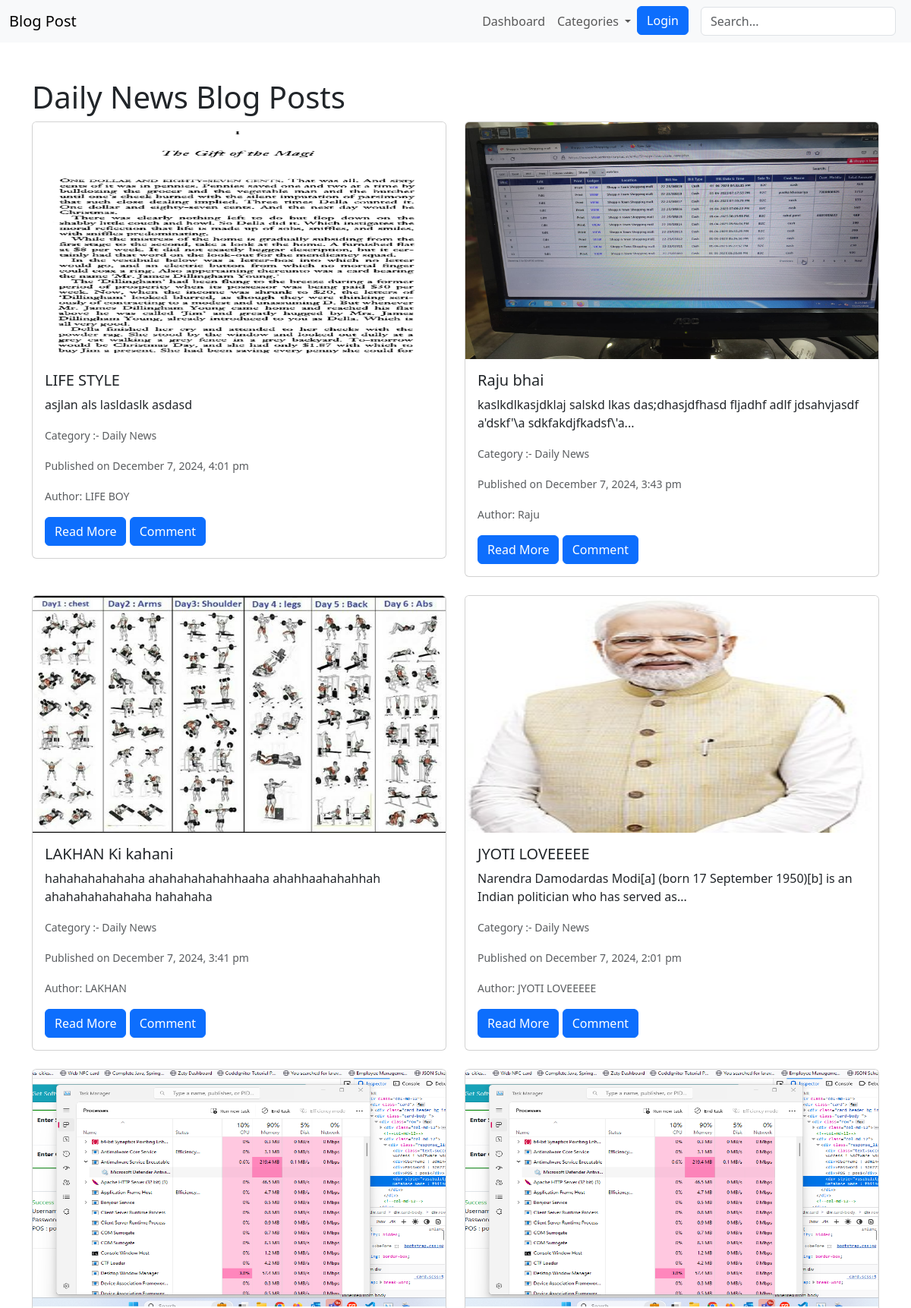
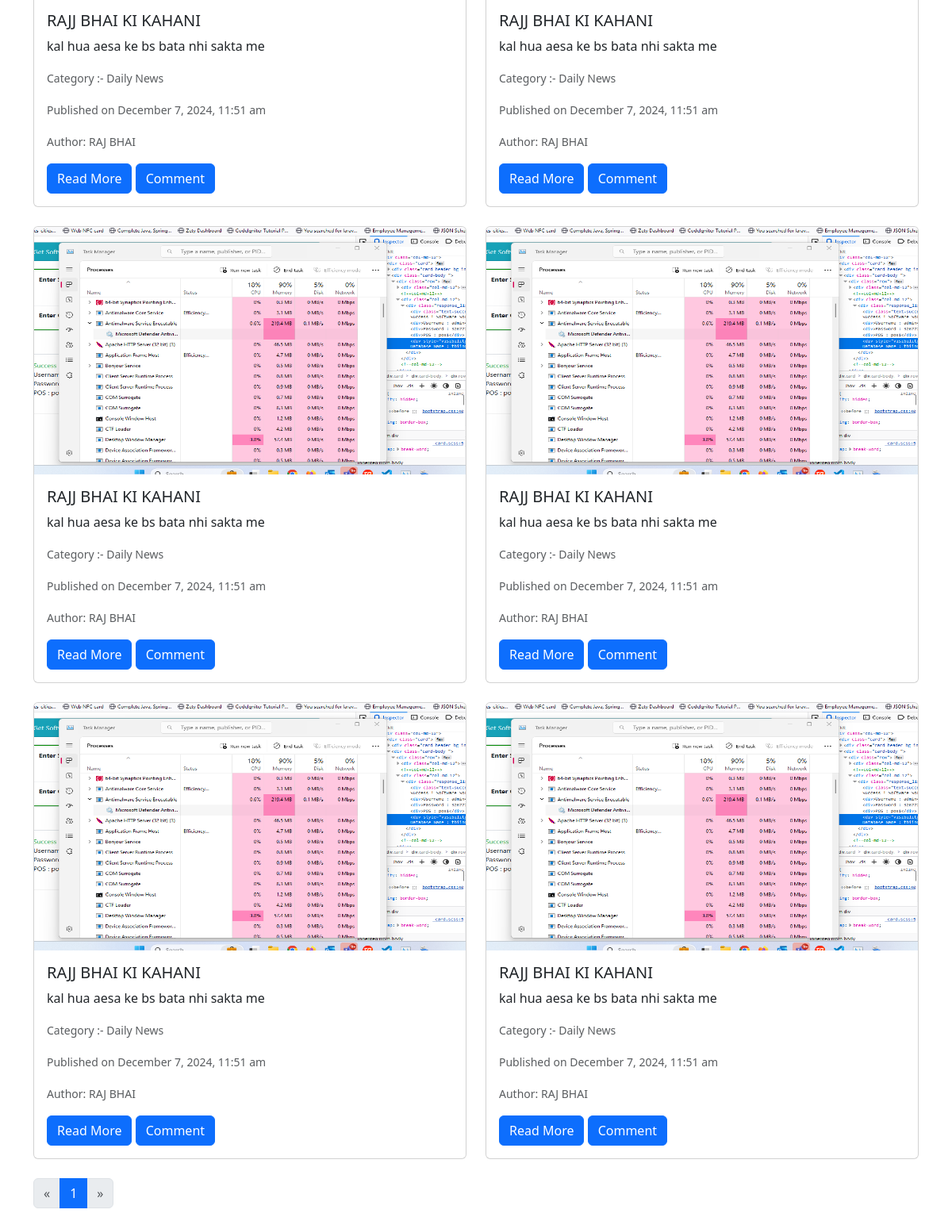
The page /category?cid=3 on the database its author committed (2 pictures, top to bottom).
### tables this page shows
CREATE TABLE `categories` (
  `id` int(11) NOT NULL,
  `name` varchar(255) NOT NULL,
  `created_at` datetime DEFAULT CURRENT_TIMESTAMP
);

CREATE TABLE `posts` (
  `id` int(11) NOT NULL,
  `title` varchar(255) NOT NULL,
  `image` varchar(225) NOT NULL,
  `description` text,
  `authername` text,
  `publish_date` datetime NOT NULL,
  `status` enum('draft','published') DEFAULT 'published',
  `category_id` int(200) NOT NULL
);

### src/Controller.php (called while the page is built, shortened)
<?php
class Controller
{
    protected function render($view, $data = [])
    {
        extract($data);
        include "Views/$view.php";
    }
}

### src/Controllers/CategoryController.php (called while the page is built, shortened)
<?php
class CategoryController extends Controller {
    private $categoryModel;
    public function __construct($pdo) {
        $this->pdo = $pdo;
        $this->categoryModel = new Category($this->pdo);
    }
    public function getBlogByCaidById(){
       $id = $_REQUEST['cid'];
       $limit = 10;
        $page = isset($_GET['page']) && is_numeric($_GET['page']) ? (int)$_GET['page'] : 1;
        $offset = ($page - 1) * $limit;
        $posts = $this->categoryModel->catgetPaginatedPosts($limit, $offset, $id);
        $totalPosts = $this->categoryModel->catgetTotalPosts($id);
        $totalPages = ceil($totalPosts / $limit);
       $data = [
        'posts' => $posts,
        'currentPage' => $page,
        'totalPages' => $totalPages,
    ];
       $this->render("categorywiseblog",$data);
    }
}

### index.php (called while the page is built, shortened)
<?php
$router = new Router();
$router->get('/', HomeController::class, 'index');
$router->get('/Dashboard', HomeController::class, 'Dashboard');
$router->get('/MyProfile', HomeController::class, 'MyProfile');
$router->get('/Settings', HomeController::class, 'Settings');
$router->get('/ReadBlog', HomeController::class, 'ReadBlog');
$router->get('/Comment', HomeController::class, 'Comment');
$router->post('/Comment', CommentController::class, 'CommentPost');
$router->get('/category', CategoryController::class, 'getBlogByCaidById');
$router->get('/Admin/Login', AdminController::class, 'Login');
$router->post('/Admin/Login', AdminController::class, 'LoginAuth');
$router->get('/Admin/Deactivate', AdminController::class, 'deactivate');
$router->get('/Admin/Delete', AdminController::class, 'deleteUsers');
$router->get('/Admin/AddUser', AdminController::class, 'AddUser');
$router->post('/Admin/AddUser', AdminController::class, 'AddUserPost');
$router->get('/Admin/UserList', AdminController::class, 'UserList');
$router->get('/Admin/UserList', AdminController::class, 'UserList');
$router->get('/Admin/UserList', AdminController::class, 'UserList');
$router->get('/Admin/welcome', AdminController::class, 'welcome');
$router->get('/Admin/Logout', AdminController::class, 'Logout');
$router->get('/Admin/AddBlog', AdminController::class, 'AddBlog');
$router->post('/Admin/AddBlog', AdminController::class, 'AddBlogPost');
$router->get('/Admin/BlogList', AdminController::class, 'BlogList');
$router->get('/Admin/BlogSingle', AdminController::class, 'BlogSingle');
$router->get('/Admin/BlogDelete', AdminController::class, 'BlogDelete');
$router->get('/Admin/BlogSingleEdit', AdminController::class, 'BlogSingleEdit');
$router->post('/Admin/BlogSingleEdit', AdminController::class, 'BlogSingleEditPost');
$router->get('/Admin/Comment', CommentController::class, 'CommentList');
$router->get('/Admin/ApproveComment', CommentController::class, 'ApproveComment');
$router->get('/Admin/DeleteComment', CommentController::class, 'DeleteComment');
$router->get('/Admin/CategorySystem', CategoryController::class, 'CategorySystem');
$router->post('/Admin/CategorySystem', CategoryController::class, 'CategorySystemPost');
$router->get('/search', AdminController::class, 'searchPosts');
$router->dispatch();

### src/Controllers/AdminController.php (called while the page is built, shortened)
<?php
class AdminController extends Controller {
    private $categoryModel;
    public function __construct($pdo) {
        $this->pdo = $pdo;
        $this->categoryModel = new Category($this->pdo);
    }
    public function getCategoryById($id){
        $data = $this->categoryModel->getCategoryById($id);
        return $data;
    }
}

### src/Models/Category.php (called while the page is built, shortened)
<?php
class Category {
    private $pdo;
    public function __construct($pdo) {
        $this->pdo = $pdo;
    }
    public function getCategoryById($id) {
        $stmt = $this->pdo->prepare("SELECT * FROM categories WHERE id = :id");
        $stmt->execute(['id' => $id]);
        return $stmt->fetch(PDO::FETCH_ASSOC);
    }
    public function catgetPaginatedPosts($limit, $offset, $category_id) {
        $stmt = $this->pdo->prepare("SELECT  posts.*,cg.name as catname FROM posts  left join categories cg on cg.id = posts.category_id  WHERE category_id = :category_id ORDER BY publish_date DESC LIMIT :limit OFFSET :offset");
        $stmt->bindParam(':category_id', $category_id, PDO::PARAM_INT);
        $stmt->bindParam(':limit', $limit, PDO::PARAM_INT);
        $stmt->bindParam(':offset', $offset, PDO::PARAM_INT);
        $stmt->execute();
        return $stmt->fetchAll(PDO::FETCH_ASSOC);
    }
    public function catgetTotalPosts($category_id) {
        $stmt = $this->pdo->query("SELECT COUNT(*) as total FROM posts where category_id = '$category_id' ");
        return $stmt->fetch(PDO::FETCH_ASSOC)['total'];
    }
}

### src/Views/categorywiseblog.php (the view, shortened to what this page needs)
<!DOCTYPE html>
<html lang="en">
<head>
    <link href="https://cdn.jsdelivr.net/npm/bootstrap@5.3.0-alpha1/dist/css/bootstrap.min.css" rel="stylesheet">
</head>
<body>
<?  $querystring = $_SERVER['QUERY_STRING'];?>
    <? include("headerweb.php");   $catname = $menuController->getCategoryById($_REQUEST['cid']);?>
    <div class="container mt-5">
        <h1><?=$catname['name']?> Blog Posts</h1>
        <div class="row">
            <?php if (count($posts) > 0): ?>
                <?php foreach ($posts as $post): ?>
                    <div class="col-md-6 mb-4">
                        <div class="card">
                            <img style="height: 312px !important;width: 100% !important;" src="public/uploads/<?= htmlspecialchars($post['image']) ?>" class="card-img-top" alt="<?= htmlspecialchars($post['title']) ?>">
                            <div class="card-body">
                                <h5 class="card-title"><?= htmlspecialchars($post['title']) ?></h5>
                                <p class="card-text">
                                    <?=nl2br(htmlspecialchars(mb_strimwidth($post['description'], 0, 100, '...')))?>
                                </p>
                                <p class="text-muted">
                                    <small>Category :- <?= ($post['catname']) ?></small>
                                </p>
                                <p class="text-muted">
                                    <small>Published on <?= date('F j, Y, g:i a', strtotime($post['publish_date'])) ?></small>
                                </p>
                                <p class="text-muted"><small>Author: <?= htmlspecialchars($post['authername']) ?></small></p>
                                <a href="ReadBlog?bpid=<?= $post['id'] ?>" class="btn btn-primary">Read More</a>
                                <a href="Comment?bpid=<?= $post['id'] ?>" class="btn btn-primary">Comment</a>
                            </div>
                        </div>
                    </div>
                <?php endforeach; ?>
            <?php else: ?>
                <p>No blog posts found.</p>
            <?php endif; ?>
        </div>
        <nav aria-label="Page navigation">
            <ul class="pagination">
                <li class="page-item <?= ($currentPage == 1) ? 'disabled' : '' ?>">
                    <a class="page-link" href="?<?=$querystring?>&page=<?= max(1, $currentPage - 1) ?>" aria-label="Previous">
                        <span aria-hidden="true">&laquo;</span>
                    </a>
                </li>
                <?php for ($i = 1; $i <= $totalPages; $i++): ?>
                    <li class="page-item <?= ($i == $currentPage) ? 'active' : '' ?>">
                        <a class="page-link" href="?<?=$querystring?>&page=<?= $i ?>"><?= $i ?></a>
                    </li>
                <?php endfor; ?>
                <li class="page-item <?= ($currentPage == $totalPages) ? 'disabled' : '' ?>">
                    <a class="page-link" href="?<?=$querystring?>&page=<?= min($totalPages, $currentPage + 1) ?>" aria-label="Next">
                        <span aria-hidden="true">&raquo;</span>
                    </a>
                </li>
            </ul>
        </nav>
    </div>
</body>
</html>

### rows shown on the page
categories: name "Daily News"
posts: image (picture), title "LIFE STYLE", description "asjlan als lasldaslk asdasd", category.name "Daily News", publish_date "December 7, 2024, 4:01 pm", authername "LIFE BOY"
posts: image (picture), title "Raju bhai", description "kaslkdlkasjdklaj salskd lkas das;dhasjdfhasd fljadhf adlf jdsahvjasdf a'dskf'\\a sdkfakdjfkadsf\\'a...", category.name "Daily News", publish_date "December 7, 2024, 3:43 pm", authername "Raju"
posts: image (picture), title "LAKHAN Ki kahani", description "hahahahahahaha ahahahahahahhaaha ahahhaahahahhah ahahahahahahaha hahahaha", category.name "Daily News", publish_date "December 7, 2024, 3:41 pm", authername "LAKHAN"
posts: image (picture), title "JYOTI LOVEEEEE", description "Narendra Damodardas Modi[a] (born 17 September 1950)[b] is an Indian politician who has served as...", category.name "Daily News", publish_date "December 7, 2024, 2:01 pm", authername "JYOTI LOVEEEEE"
posts: image (picture), title "RAJJ BHAI KI KAHANI", description "kal hua aesa ke bs bata nhi sakta me", category.name "Daily News", publish_date "December 7, 2024, 11:51 am", authername "RAJ BHAI"
posts: image (picture), title "RAJJ BHAI KI KAHANI", description "kal hua aesa ke bs bata nhi sakta me", category.name "Daily News", publish_date "December 7, 2024, 11:51 am", authername "RAJ BHAI"
posts: image (picture), title "RAJJ BHAI KI KAHANI", description "kal hua aesa ke bs bata nhi sakta me", category.name "Daily News", publish_date "December 7, 2024, 11:51 am", authername "RAJ BHAI"
posts: image (picture), title "RAJJ BHAI KI KAHANI", description "kal hua aesa ke bs bata nhi sakta me", category.name "Daily News", publish_date "December 7, 2024, 11:51 am", authername "RAJ BHAI"
posts: image (picture), title "RAJJ BHAI KI KAHANI", description "kal hua aesa ke bs bata nhi sakta me", category.name "Daily News", publish_date "December 7, 2024, 11:51 am", authername "RAJ BHAI"
posts: image (picture), title "RAJJ BHAI KI KAHANI", description "kal hua aesa ke bs bata nhi sakta me", category.name "Daily News", publish_date "December 7, 2024, 11:51 am", authername "RAJ BHAI"
